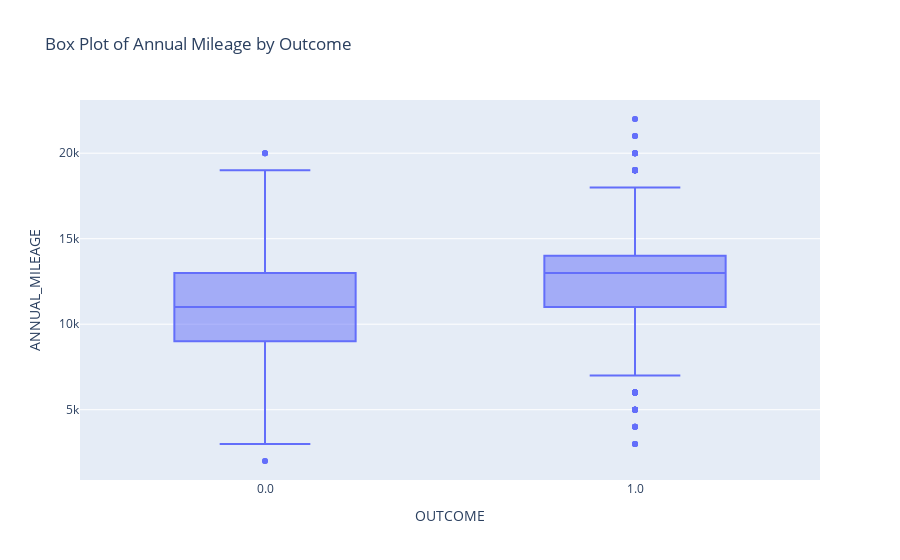

The notebook cell saved with this chart:
### Markdown cell above
- We can see that people with higher income do have higher credit scores, so it seems this is not an independent feature.
- Within each income group, there is almost no difference in credit scores between those who filed a claim and those who didn’t: the medians are nearly the same. The only difference is that the distribution for those who filed a claim is slightly narrower, though there are still some outliers.
- Possibly, we could pay attention to clients whose credit score is much lower or higher than the group median.

### Code cell
fig = px.box(cic, x='OUTCOME', y='ANNUAL_MILEAGE', title="Box Plot of Annual Mileage by Outcome")
fig.show()

### Figure 1 — Plotly figure (JSON) as saved in the notebook; plotly's stock layout.template omitted (floating-point values rounded to 4 significant figures; data arrays with more than 128 entries replaced by an {"elided": "..."} marker saying what was removed)
{"data": [{"alignmentgroup": "True", "hovertemplate": "OUTCOME=%{x}<br>ANNUAL_MILEAGE=%{y}<extra></extra>", "legendgroup": "", "marker": {"color": "#636efa"}, "name": "", "notched": false, "offsetgroup": "", "orientation": "v", "showlegend": false, "type": "box", "x": {"elided": "9900 str values"}, "x0": " ", "xaxis": "x", "y": {"elided": "9900 float values"}, "y0": " ", "yaxis": "y"}], "layout": {"boxmode": "group", "legend": {"tracegroupgap": 0}, "title": {"text": "Box Plot of Annual Mileage by Outcome"}, "xaxis": {"anchor": "y", "domain": [0, 1], "title": {"text": "OUTCOME"}}, "yaxis": {"anchor": "x", "domain": [0, 1], "title": {"text": "ANNUAL_MILEAGE"}}}}
